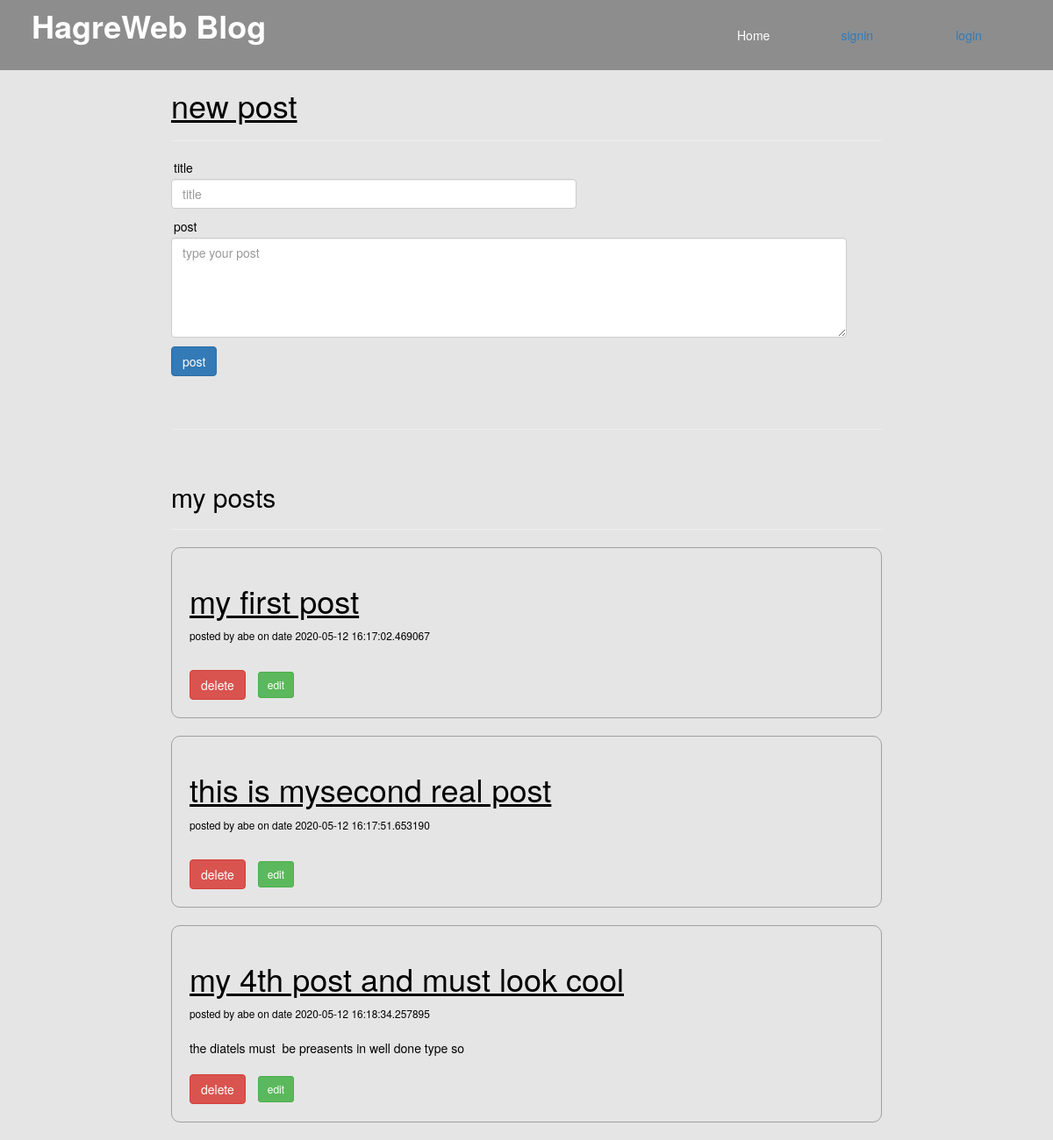
Page /posts/1 on the earlier database version.
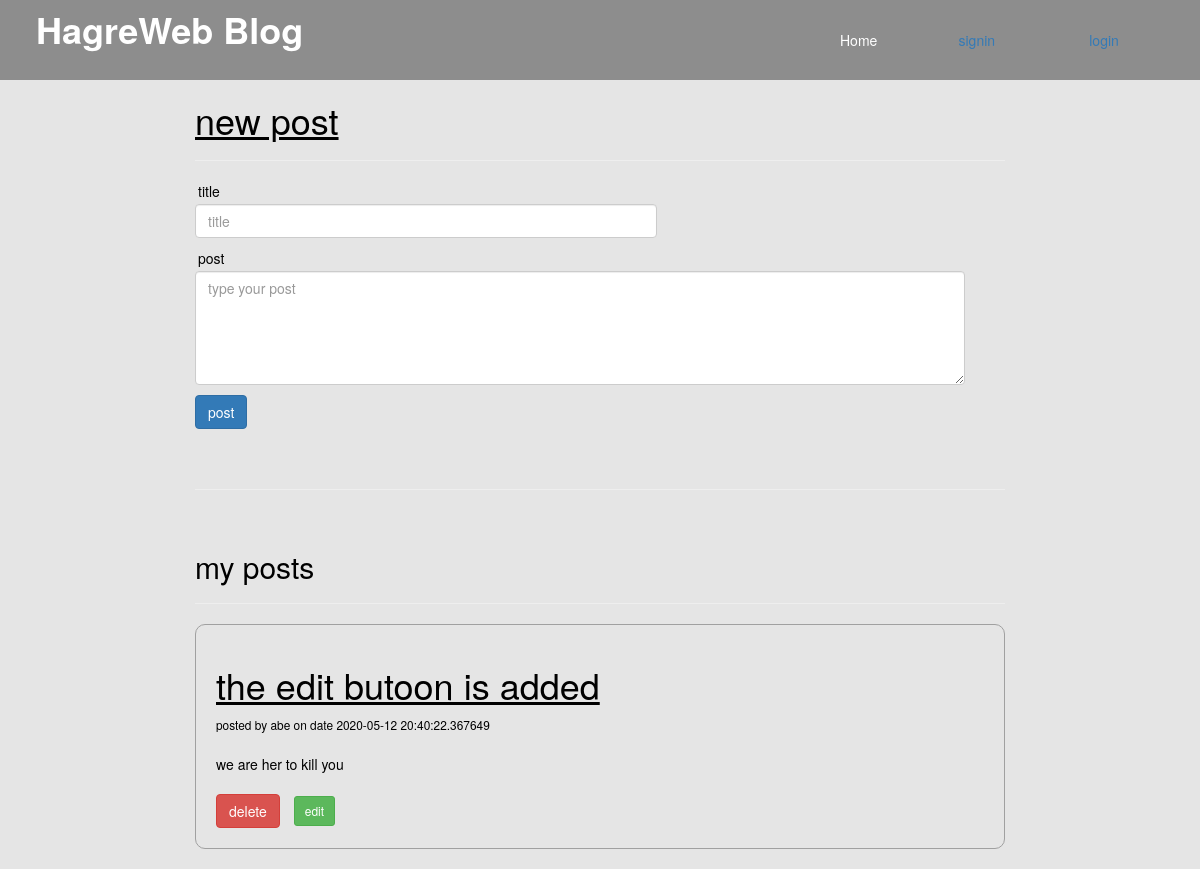
Same page on the later database version.
### main.py (models this page shows, shortened)
class Post(db.Model):
    id = db.Column(db.Integer, primary_key=True)
    title = db.Column(db.String(40),nullable=False)
    content = db.Column(db.String(1000),nullable=False)
    date = db.Column(db.DateTime,default=datetime.utcnow)
    auther_id = db.Column(db.Integer, db.ForeignKey('user.id'), nullable= False)

class User(db.Model):
    id = db.Column(db.Integer, primary_key=True)
    name = db.Column(db.String(20), unique=True, nullable=False)
    password = db.Column(db.String(20),nullable=False)
    profile_img = db.Column(db.String(), default='main.jpg')
    access = db.Column(db.String(20),nullable=False, default='user')
    posts = db.relationship('Post', backref='auther',lazy=True)

### main.py (the view, shortened to what this page needs)
@app.route('/posts/<int:id>',methods= ["GET","POST"])
def posts(id):
    user = User.query.get_or_404(id)
    if request.method == "GET":
        return render_template('post.html', user=user)

### templates/post.html
{% extends 'base.html' %}
{% block body %}
<section class="container">
    <div>
      <h1>new post</h1>
      <hr>
    <form  action="/posts/{{ user.id }}" role="form" class="form"  method="post">
        <div>
          <p>title</p>
          <input class="form-control" type="text" name='title' placeholder="title" id='title' required>
        </div>
        <div >
          <p>post</p>
          <textarea class="form-control" name="content" rows="5" placeholder="type your post " required></textarea>
        </div>
        <div><button type="submit" class="btn btn-primary"> post </button></div>
      </form>
    </div>
    <br>
    <hr>
    <br>
    <div >
    <h2>my posts</h2><hr>
    <ul>
    {% for u in user.posts %}
    <div >
            <li class="post">
                <h1>{{ u.title }}</h1>
                <small>posted by {{ u.auther.name }} on date {{ u.date }}</small>
                <p>{{ u.content }}</p>
                <a class='btn btn-danger' href='/del_post/{{ u.id }}'>delete</a>
                <a class='btn btn-sm btn-success' href='/edit_post/{{ u.id }}'>edit</a>
            </li>
    </div>
{% endfor %}
        </ul>
        </div>
</section>
{% endblock %}

### templates/base.html (shortened to what this page needs)
<!DOCTYPE html>
<html lang="en">
<head>
    <link href="../static/lib/bootstrap/css/bootstrap.min.css" rel="stylesheet">
    <link href="../static/lib/font-awesome/css/font-awesome.min.css" rel="stylesheet">
    <link href="../static/lib/animate-css/animate.min.css" rel="stylesheet">
    <link href="../static/css/style.css" rel="stylesheet">
</head>
<body>
    <header>
        <h1>HagreWeb Blog</h1>
        <nav class="">
            <ul class="">
                <li class=""><a href="/home">Home</a></li>
                <li><a class='btn btn-link' href="/signin">signin</a></li>
                <li> <a class='btn btn-link' href="/">login</a></li>
            </ul>
        </nav>
    </header>
{% block body %}
{% endblock %}
</body>
</html>

### static/css/style.css (style rules this page uses)
* { margin: 0; padding: 0; list-style: none; box-sizing: border-box; color: #000000; }
body { background: #e5e5e5; }
.container { width: 70% }
section h1 { text-decoration: underline; }
input { width: 60%!important; white-space: normal; }
h2 { margin-bottom:10px; }
header { background: #8d8d8d; display: flex; justify-content: space-between; color: white; height: 10vh; }
header h1 { margin: 10px 3%; display: flex; font-weight: bold; color:white; }
header nav { width: 30%; display: flex; }
nav ul { width: 100%; display: flex; justify-content: center; align-items: center; align-content: center; margin:0; }
header nav ul li { flex-grow: 1; }
header nav ul li a { color: white; }
.post { border: 1px solid #a0a0a0; border-radius: 10px; padding:20px; margin-bottom: 20px; }
.post p { white-space: pre-wrap; margin-top:20px; }
.post .btn { margin: 10px 10px 0 0 }
.post a { margin:10px }
form { margin: 0; padding: 0; margin-bottom:20px; }
form div { width: 95%; margin-top:10px; }
form div p { margin: 3px; }

Differences in the rows shown:
removed Post: title "my first post", auther.name "abe", date "2020-05-12 16:17:02.469067"
removed Post: title "this is mysecond real post", auther.name "abe", date "2020-05-12 16:17:51.653190"
removed Post: title "my 4th post and must look cool", auther.name "abe", date "2020-05-12 16:18:34.257895", content "the diatels must be preasents in well done type so"
now on this page (row edited): Post: title "the edit butoon is added", auther.name "abe", date "2020-05-12 20:40:22.367649", content "we are her to kill you"
